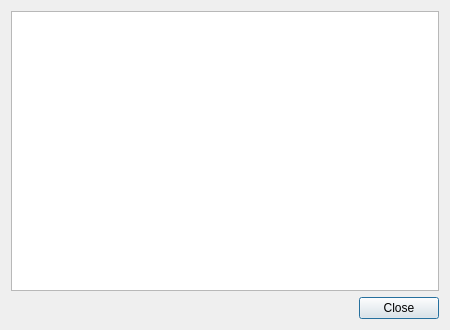
<?xml version="1.0" encoding="UTF-8"?>
<ui version="4.0">
    <class>KxfedMsgsDialog</class>
    <widget class="QDialog" name="KxfedMsgsDialog">
        <property name="windowModality">
            <enum>Qt::ApplicationModal</enum>
        </property>
        <property name="geometry">
            <rect>
                <x>0</x>
                <y>0</y>
                <width>450</width>
                <height>330</height>
            </rect>
        </property>
        <property name="sizePolicy">
            <sizepolicy hsizetype="MinimumExpanding" vsizetype="MinimumExpanding">
                <horstretch>0</horstretch>
                <verstretch>0</verstretch>
            </sizepolicy>
        </property>
        <property name="windowTitle">
            <string>KxfedMsgsDialog</string>
        </property>
        <layout class="QGridLayout" name="gridLayout">
            <item row="0" column="0">
                <layout class="QVBoxLayout" name="verticalLayout">
                    <item>
                        <widget class="MessagesWindow" name="plainTextEdit"/>
                    </item>
                </layout>
            </item>
            <item row="1" column="0">
                <layout class="QHBoxLayout" name="horizontalLayout">
                    <item>
                        <spacer name="horizontalSpacer">
                            <property name="orientation">
                                <enum>Qt::Horizontal</enum>
                            </property>
                            <property name="sizeHint" stdset="0">
                                <size>
                                    <width>40</width>
                                    <height>20</height>
                                </size>
                            </property>
                        </spacer>
                    </item>
                    <item>
                        <widget class="QPushButton" name="pushButton">
                            <property name="text">
                                <string>Close</string>
                            </property>
                        </widget>
                    </item>
                </layout>
            </item>
        </layout>
    </widget>
    <layoutdefault spacing="6" margin="11"/>
    <customwidgets>
        <customwidget>
            <class>MessagesWindow</class>
            <extends>QPlainTextEdit</extends>
            <header>messageswindow.h</header>
        </customwidget>
    </customwidgets>
    <resources/>
    <connections/>
</ui>
